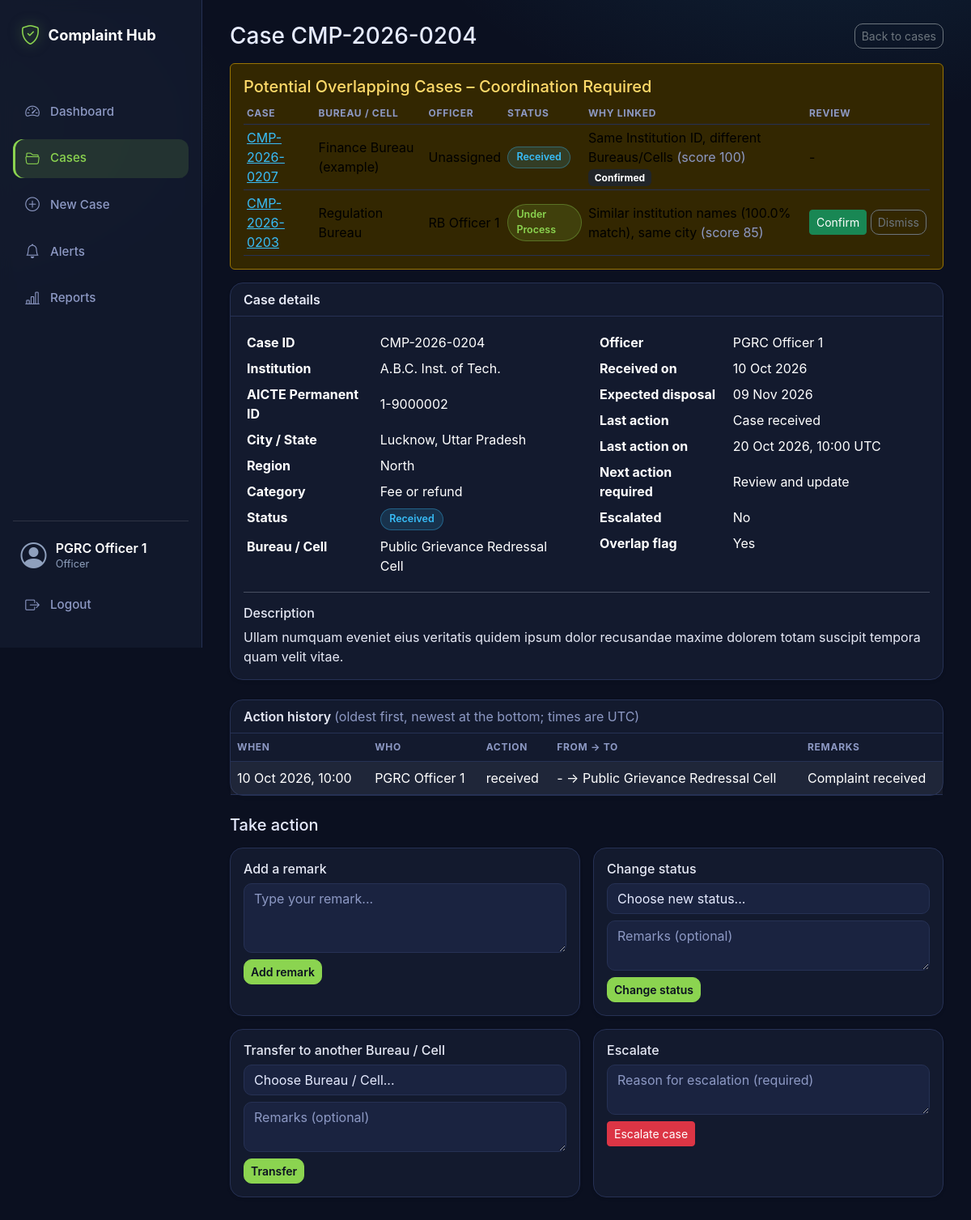
The app's page /cases/CMP-2026-0204 (signed in), older data.
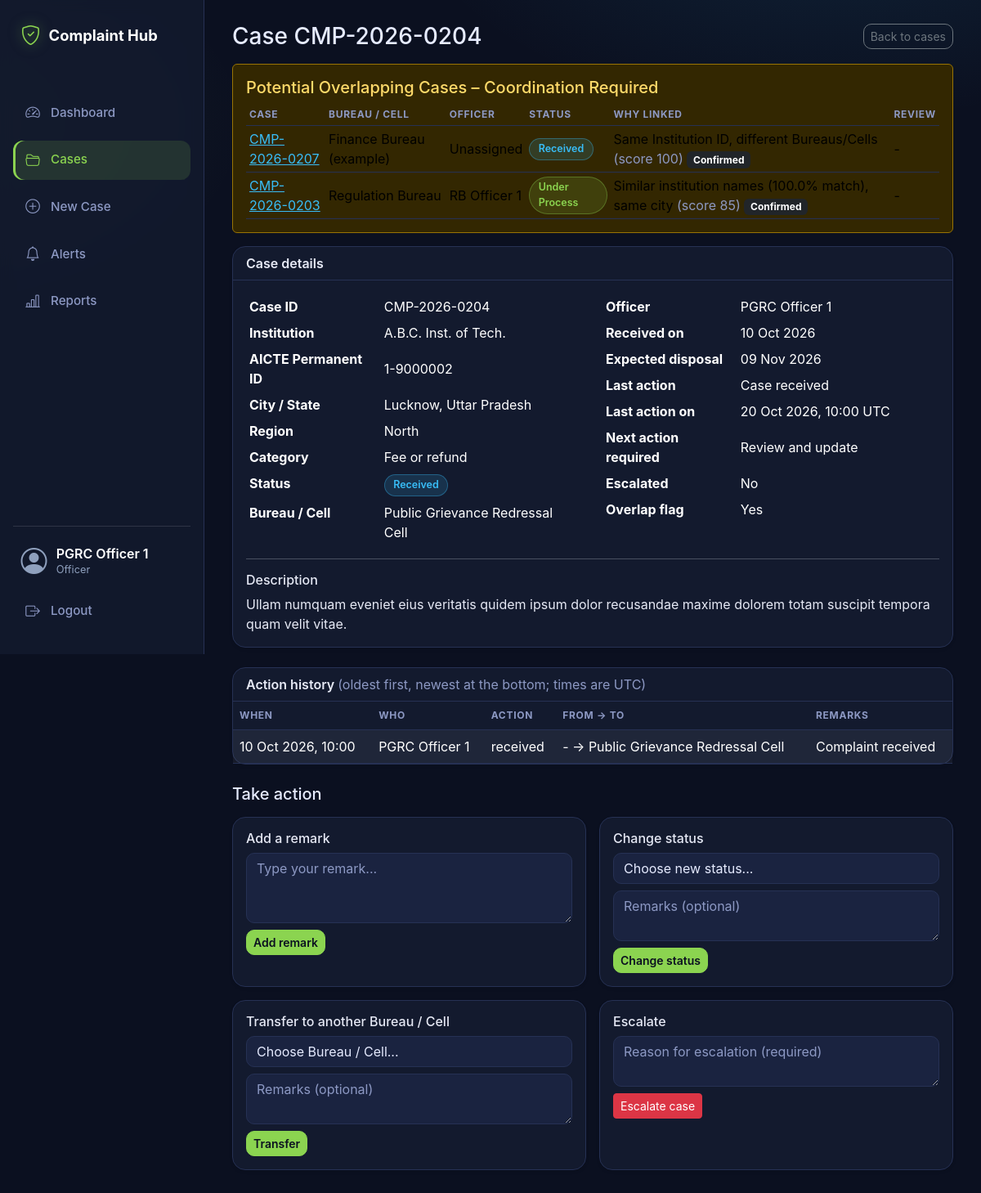
The same page, newer data.
### app.py (the view)
@app.route("/cases/<case_id>")
def case_detail(case_id):
    case = db.get_or_404(Case, case_id)
    links = (
        CaseLink.query.filter(
            or_(CaseLink.case_a_id == case.id, CaseLink.case_b_id == case.id),
            CaseLink.review_state != "dismissed",
        )
        .order_by(CaseLink.match_score.desc())
        .all()
    )
    linked_cases = []
    for link in links:
        other_id = link.case_b_id if link.case_a_id == case.id else link.case_a_id
        other = db.session.get(Case, other_id)
        if other:
            linked_cases.append({"link": link, "case": other})
    bureau_names = {b.id: b.name for b in Bureau.query.all()}
    user_names = {u.id: u.name for u in User.query.all()}
    return render_template(
        "case_detail.html",
        case=case,
        linked_cases=linked_cases,
        bureaus=Bureau.query.order_by(Bureau.name).all(),
        bureau_names=bureau_names,
        user_names=user_names,
        statuses=status_choices(),
    )

### app.py (called while the page is built)
@login_manager.user_loader
def load_user(user_id):
    return db.session.get(User, int(user_id))

@app.before_request
def require_login():
    if request.endpoint in ("login", "static"):
        return None
    if not current_user.is_authenticated:
        return redirect(url_for("login"))
    return None

def status_choices():
    in_database = [
        row[0]
        for row in db.session.query(Case.status).filter(Case.status.isnot(None)).distinct()
    ]
    return sorted(set(DEFAULT_STATUSES) | set(in_database))

### templates/case_detail.html (shortened to what the changed rows need)
{% extends "base.html" %}
{% block content %}
{% if linked_cases %}
<div class="alert alert-warning">
    <div class="table-responsive">
        <table class="table table-sm table-warning align-middle mb-0">
            <thead>
                <tr>
                    <th>Case</th>
                    <th>Bureau / Cell</th>
                    <th>Officer</th>
                    <th>Status</th>
                    <th>Why linked</th>
                    <th>Review</th>
                </tr>
            </thead>
            <tbody>
                {% for item in linked_cases %}
                <tr>
                    <td><a href="/cases/{{ item.case.id }}">{{ item.case.id }}</a></td>
                    <td>{{ item.case.current_bureau.name if item.case.current_bureau else '-' }}</td>
                    <td>{{ item.case.officer.name if item.case.officer else 'Unassigned' }}</td>
                    <td>{% if item.case.status %}<span class="badge-status status-{{ item.case.status|lower|replace(' ', '-') }}">{{ item.case.status }}</span>{% else %}-{% endif %}</td>
                    <td>
                        {{ item.link.reason or '-' }}
                        {% if item.link.match_score is not none %}
                            <span class="text-muted">(score {{ item.link.match_score }})</span>
                        {% endif %}
                        {% if item.link.review_state == 'confirmed' %}
                            <span class="badge bg-dark">Confirmed</span>
                        {% endif %}
                    </td>
                    <td class="text-nowrap">
                        {% if item.link.review_state == 'suggested' %}
                        <form method="POST" class="d-inline"
                              action="{{ url_for('confirm_link', case_id=case.id, link_id=item.link.id) }}">
                            <button type="submit" class="btn btn-success btn-sm">Confirm</button>
                        </form>
                        <form method="POST" class="d-inline"
                              action="{{ url_for('dismiss_link', case_id=case.id, link_id=item.link.id) }}"
                              onsubmit="return confirm('Dismiss this overlap? It will be hidden and recorded in the case history.');">
                            <button type="submit" class="btn btn-outline-secondary btn-sm">Dismiss</button>
                        </form>
                        {% else %}-{% endif %}
                    </td>
                </tr>
                {% endfor %}
            </tbody>
        </table>
    </div>
</div>
{% endif %}
<div class="card shadow-sm mb-4">
    <div class="card-body">
        <div class="row">
            <div class="col-md-6">
                <table class="table table-borderless table-sm mb-0">
                    <tr><th style="width:40%">Case ID</th><td>{{ case.id }}</td></tr>
                    <tr><th>Institution</th><td>{{ case.institution.name }}</td></tr>
                    <tr><th>AICTE Permanent ID</th><td>{{ case.institution.id }}</td></tr>
                    <tr><th>City / State</th><td>{{ case.institution.city or '-' }}, {{ case.institution.state or '-' }}</td></tr>
                    <tr><th>Region</th><td>{{ case.institution.region or '-' }}</td></tr>
                    <tr><th>Category</th><td>{{ case.category or '-' }}</td></tr>
                    <tr><th>Status</th><td>{% if case.status %}<span class="badge-status status-{{ case.status|lower|replace(' ', '-') }}">{{ case.status }}</span>{% else %}-{% endif %}</td></tr>
                    <tr><th>Bureau / Cell</th><td>{{ case.current_bureau.name if case.current_bureau else '-' }}</td></tr>
                </table>
            </div>
            <div class="col-md-6">
                <table class="table table-borderless table-sm mb-0">
                    <tr><th style="width:40%">Officer</th><td>{{ case.officer.name if case.officer else 'Unassigned' }}</td></tr>
                    <tr><th>Received on</th><td>{{ case.received_on.strftime('%d %b %Y') if case.received_on else '-' }}</td></tr>
                    <tr><th>Expected disposal</th><td>{{ case.expected_disposal_on.strftime('%d %b %Y') if case.expected_disposal_on else '-' }}</td></tr>
                    <tr><th>Last action</th><td>{{ case.last_action_summary or '-' }}</td></tr>
                    <tr><th>Last action on</th><td>{{ case.last_action_on.strftime('%d %b %Y, %H:%M') + ' UTC' if case.last_action_on else '-' }}</td></tr>
                    <tr><th>Next action required</th><td>{{ case.next_action_required or '-' }}</td></tr>
                    <tr><th>Escalated</th><td>{{ 'Yes' if case.is_escalated else 'No' }}</td></tr>
                    <tr><th>Overlap flag</th><td>{{ 'Yes' if case.overlap_flag else 'No' }}</td></tr>
                </table>
            </div>
        </div>
    </div>
</div>
<div class="card shadow-sm mb-4">
    <div class="table-responsive">
        <table class="table table-striped align-middle mb-0">
            <thead>
                <tr>
                    <th>When</th>
                    <th>Who</th>
                    <th>Action</th>
                    <th>From &rarr; To</th>
                    <th>Remarks</th>
                </tr>
            </thead>
        </table>
    </div>
</div>
{% endblock %}

Row changes from the older to the newer data that the page shows:
changed CaseLink "Similar institution names (100.0% match), same city": review_state "suggested" → "confirmed" (drawn)
Text that changed along with them:
list line gone: "Confirm Dismiss"
new list line: "Confirmed -"
